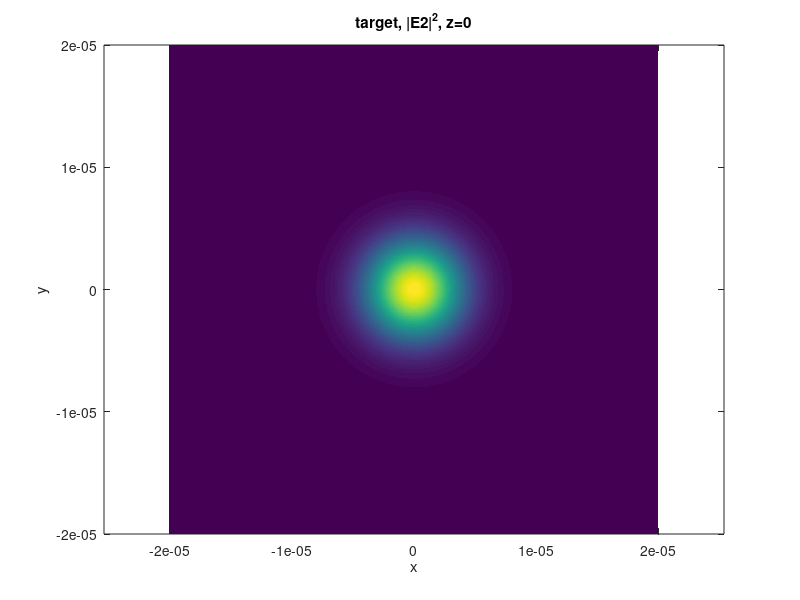
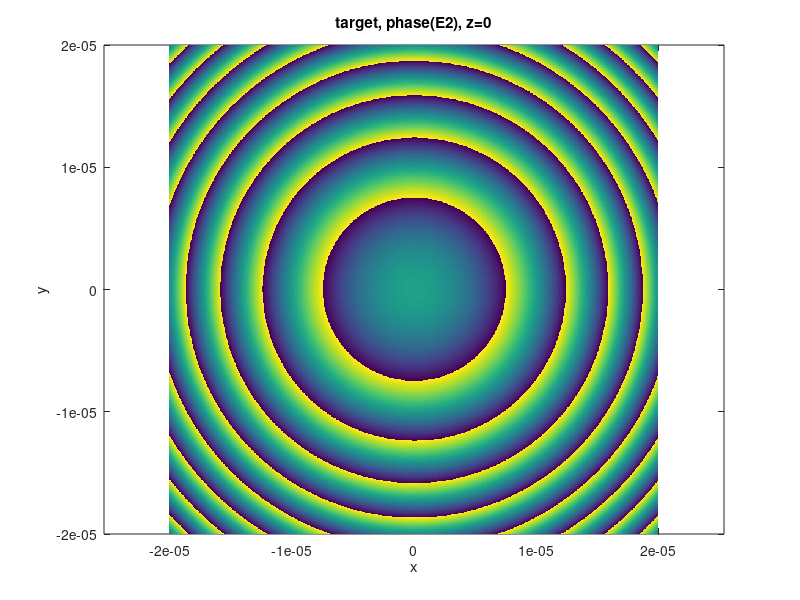

The MATLAB source for these figures, in order: (Note: this script raises an error after producing the figures.)
% design of a tilted grating for a 3D arbitrarily shaped output beam

% assumptions:
% - target field scalar, from scattering formula match |E| in plane (without the vertical component) to target
% - grating tilt angle is the same everywhere (not correct? local change of
%   grating leads to change of effective tilt angle?)
% - neglect diffraction of pump beam

global lam c k0 neff beta w0 sigma dng

% parameters

lam = 780e-9;           % wavelength
k0 = 2*pi/lam;

c = 3e8;

neff = 1.4635;  %NOT IMPLEMENTED EVERYWHERE           % effective index of fundamental mode
beta = neff*k0;         % propagation constant of mode
w0 = 2e-6;              % waist of fundamental mode (vertical)
sigma = 2e-6;           % waist of refractive index profile (vertical)
dng = 1;                % grating index contrast (=1 for design calculation; realistic <=5e-3 ?)


% define target beam (scalar), propagate to grating plane

    % grid in grating plane: horizontal cross section at z=0
    xv = (-20:0.05:20)*1e-6;
    yv = (-20:0.05:20)*1e-6;

    [xx,yy] = meshgrid(xv,yv);

    % target field

    if (1==0)   % plane wave
        %al2 = 120 *pi/180;   % propagation angle, 90deg=vertical
        ntar = [1 1 1];   % direction of propagation
        ntar = ntar/norm(ntar);

        k2x = k0*ntar(1);
        k2y = k0*ntar(2);
        k2z = k0*ntar(3);

        E20 = 0.1;      % target field amplitude - THIS SHOULD NOT HAVE ANY EFFECT

        E2 = E20*exp(1i*(k2x*xx+k2y*yy));
    end

    if (0==0)   % tilted Gaussian
        % al2 = 60 *pi/180;   % propagation angle, 90deg=vertical
        ntar = [0 0 1];   % direction of propagation
        ntar = ntar/norm(ntar);

        w2 = 2.5e-6;
        zfoc = 50e-6;    % distance to focal point
        E20 = 0.1;       % target field amplitude - THIS SHOULD NOT HAVE ANY EFFECT

        zzr = xx*ntar(1) + yy*ntar(2);  % z in rotated frame = projection onto prop. direction
        xxr = sqrt(xx.^2+yy.^2 - zzr.^2);     % x=r in rotated frame = the orth. component to z
        zzr = zzr - zfoc;

        zR = pi*w2^2/lam;
        w2z = w2*sqrt(1+(zzr/zR).^2);
        eta = atan(zzr/zR);
        %Rz = zzr.*(1+(zR./zzr).^2);
        Rzi = zzr./(zzr.^2 + zR^2);        % inverse of curvature

        %E2 = E20 * w2./w2z .* exp(-(xxr./w2z).^2) .* exp(1i*(k0*zzr+k0*xxr./(2*Rz)-eta));
        E2 = E20 * w2./w2z .* exp(-(xxr./w2z).^2) .* exp(1i*(k0*zzr+k0*xxr.^2.*Rzi/2-eta));
    end
    
    figure(1)
    pcolor(xv,yv,abs(E2).^2)    
    xlabel('x'), ylabel('y')
    title(['target, |E2|^2, z=0'])
    shading flat
    axis equal
    
    figure(2)
    pcolor(xv,yv,angle(E2))    
    xlabel('x'), ylabel('y')
    title(['target, phase(E2), z=0'])
    shading flat
    axis equal

% calculate central grating properties (tilt, rotation, period)

[lamgrat0,alphagrat0,alphatilt0] = grating_angles_3D_f2(ntar(1),ntar(2),ntar(3));
lamgrat0 = lamgrat0 * lam;

% at each position, calculate local target propagation direction, local grating period

    % local propagation direction of target field, extracted from E-grid
    kx = -1i * (E2(:,3:end)-E2(:,1:end-2)) / (2*(xv(2)-xv(1)));
    kx = kx ./ E2(:,2:end-1);
    kx = [kx(:,1) kx kx(:,end)];
    kx = real(kx);

    ky = -1i * (E2(3:end,:)-E2(1:end-2,:)) / (2*(yv(2)-yv(1)));
    ky = ky ./ E2(2:end-1,:);
    ky = [ky(1,:); ky; ky(end,:)];
    ky = real(ky);
    
    kz = sqrt(k0^2-kx.^2-ky.^2);

    [lamgrat,alphagrat,alphatilt] = grating_angles_3D_f2(kx,ky,kz);
    lamgrat = lamgrat * lam;

    figure(3)
    subplot(221)
    pcolor(xv,yv,kx)    
    xlabel('x'), ylabel('y')
    title('kx of local target field')
    shading flat
    axis equal
    colorbar
    
    subplot(222)
    pcolor(xv,yv,ky)    
    xlabel('x'), ylabel('y')
    title('ky of local target field')
    shading flat
    axis equal
    colorbar

    subplot(223)
    pcolor(xv,yv,kz)    
    xlabel('x'), ylabel('y')
    title('kz of local target field')
    shading flat
    axis equal
    colorbar

    figure(4)
    subplot(221)
    pcolor(xv,yv,lamgrat)    
    xlabel('x'), ylabel('y')
    title('Local grating period, lamgrat')
    shading flat
    axis equal
    colorbar
    
    subplot(222)
    pcolor(xv,yv,alphagrat*180/pi)    
    xlabel('x'), ylabel('y')
    title('Local grating direction, alphagrat (deg)')
    shading flat
    axis equal
    colorbar

    subplot(223)
    pcolor(xv,yv,alphatilt*180/pi)    
    xlabel('x'), ylabel('y')
    title('Local optimum grating tilt, alphatilt (deg)')
    shading flat
    axis equal
    colorbar

% calculate the modified local grating tilt, given the local grating
% direction if it is written with the central tilt angle

    % for initial development, may just assume that the effective tilt
    % angle is the same as the central tilt angle (i.e. omit this step)

    
% calculate scattering rate for E-field and power (apart from dng factor)

pol = 1;            % =1 horizontal input polarisation; =2 vertical input polarisation
ky = 0*lamgrat;     % transverse prop. constant of pump

[al1,Ex1,Ey1,Ez1] = scatteringrate3_f(lamgrat,alphagrat,alphatilt,ky,pol);

E1norm = sqrt(Ex1.^2+Ey1.^2+Ez1.^2);

    figure(5)
    pcolor(xv,yv,al1)    
    xlabel('x'), ylabel('y')
    title('Scattering efficiency al (1/m) for dng=1')
    shading flat
    axis equal
    colorbar

    figure(6)
    subplot(221)
    pcolor(xv,yv,Ex1./E1norm)    
    xlabel('x'), ylabel('y')
    title('Scattered field pol.: Ex (norm.)')
    shading flat
    axis equal
    colorbar

    subplot(222)
    pcolor(xv,yv,Ey1./E1norm)    
    xlabel('x'), ylabel('y')
    title('Scattered field pol.: Ey (norm.)')
    shading flat
    axis equal
    colorbar

    subplot(223)
    pcolor(xv,yv,Ez1./E1norm)    
    xlabel('x'), ylabel('y')
    title('Scattered field pol.: Ez (norm.)')
    shading flat
    axis equal
    colorbar

% from this, extract dng (to get correct E) - for no pump depletion, this is all
%   NOTE: there would be different possibilities, because the target field is
%   scalar, but the scattered field has polarisation, e.g. trying to match
%   modulus of E-field, match one polarisation, ...
%   NOTE: can also include pump profile here (e.g. Gaussian in transverse
%   direction)

dng1 = abs(E2)./E1norm;
dng1 = dng1/(max(dng1(:)));

    figure(7)
    subplot(221)
    pcolor(xv,yv,dng1)    
    xlabel('x'), ylabel('y')
    title('Grating dng (norm.), no pump depletion')
    shading flat
    axis equal
    colorbar

    subplot(222)
    contour(xv,yv,dng1)    
    xlabel('x'), ylabel('y')
    title('Grating dng (norm.), no pump depletion')
    shading flat
    axis equal
    colorbar

% to include pump depletion, integrate the grating "loss" and scale dng
% accordingly larger with grating propagation distance to maintain correct
% E field

loss = cumsum(dng1.^2 .* al1,2) * (xv(2)-xv(1));

selpump = 2;
if (selpump==1)    % case 1: flat pump at input P=1, choose max dng for pump depletion
    dngbar_max = sqrt(1/max(loss(:,end)));

    dngbar = dngbar_max*0.99;
    P = 1 + 0*xx;
    P = P - dngbar^2*loss;
    dng_full = real(dng1.*dngbar./sqrt(P));
end
if (selpump==2)    % case 2: flat pump at input P=1, choose max dng for fractionial pump depletion
    dngbar_max = sqrt(1/max(loss(:,end)));

    dngbar = dngbar_max*sqrt(0.2);
    P = 1 + 0*xx;
    P = P - dngbar^2*loss;
    dng_full = real(dng1.*dngbar./sqrt(P));
end
if (selpump==3)    % case 3: optimised pump at input, choose max dng for 1/2 pump depletion
    dngbar_max = sqrt(1/max(loss(:,end)));

    dngbar = dngbar_max*0.99;
    P = (dngbar_max^2*loss(:,end))*ones(1,length(xv));
    P = P - dngbar^2*loss;
    dng_full = real(dng1.*dngbar./sqrt(P));
end

%%
    subplot(223)
    pcolor(xv,yv,dng_full)   
    xlabel('x'), ylabel('y')
    title('Grating dng, pump depletion')
    shading flat
    axis equal
    colorbar

    subplot(224)
    contour(xv,yv,dng_full)   
    xlabel('x'), ylabel('y')
    title('Grating dng, pump depletion')
    shading flat
    axis equal
    colorbar
%%
    figure(8)
    ax1 = axes;
    pcolor(1e6*xv,1e6*yv,P);
    xlabel(ax1, 'x/ {\mu}m'), ylabel(ax1, 'y/ {\mu}m')
    shading flat
    a = colorbar;
    ylabel(a,'Intensity/ [a.u.]')
    ax1.FontSize = 30;
    
% combine this grating strength with phase information to produce schematic
% of the full grating (to compare with the holographic results)

xxplot = xx;
yyplot = yy;
zzplot = 0*xx;

%alphagrat0
phi = angle(E2.*exp(-1i*k0*(ntar(1)*xxplot+ntar(2)*yyplot+ntar(3)*zzplot)));

ng = dng_full.*sin(2*pi/lamgrat0*(xxplot*cos(alphagrat0)+yyplot*sin(alphagrat0)-zzplot*tan(alphatilt0)) - phi);
figure(9)
    subplot(221)
    pcolor(xv,yv,ng)    
    xlabel('x'), ylabel('y')
    title('Full grating ng')
    shading flat
    axis equal
    colorbar

xvp = xx(1,:);
zvp = (-3:0.05:3)*1e-6;

[xxplot,zzplot] = meshgrid(xvp,zvp);
yyplot = 0*xxplot;

phip = phi((length(xx(:,1))+1)/2,:);     % phase of target field at y=0
phip = ones(length(zvp),1) * phip;

dng_fullp = dng_full((length(xx(:,1))+1)/2,:);     % dng at y=0
dng_fullp = ones(length(zvp),1) * dng_fullp;

ngp = dng_fullp.*sin(2*pi/lamgrat0*(xxplot*cos(alphagrat0)+yyplot*sin(alphagrat0)-zzplot*tan(alphatilt0)) - phip).*exp(-(zzplot/sigma).^2);

    subplot(222)
    pcolor(xvp,zvp,ngp)    
    xlabel('x'), ylabel('z')
    title('Full grating ng')
    shading flat
    axis equal
    colorbar

% finally, calculate the scattered field including phase information,
% propagate to target position, check result
%%
f = figure(11);
f.Position
ax1 = axes;
pl1  = pcolor(1e6*xv,1e6*yv,ng);
shading interp
% clim([-.6, .6])

ax2  = axes;
pl2  = pcolor(1e6*xvp,1e6*zvp,ngp);
shading interp
% colormap(ax2, 'jet')
ylim([-2.5, 2.5])
% clim([-.6, .6])

ax1.XTick = [];

% Define the size of the plot
ax1_height = .7;
ax2_height = .12;

set(ax1, 'Position',[.13 .28 .685 ax1_height]);
set(ax2, 'Position',[.13 .12 .685 ax2_height]);

cb1 = colorbar(ax1,'Position',[.83 .28 .04 ax1_height]);
cb2 = colorbar(ax2,'Position',[.83 .12 .04 ax2_height]);

xlabel(ax2, 'x/ {\mu}m')
ylabel(ax1, 'y/ {\mu}m')
ylabel(cb1, '{\Delta}n_g')

ax1.FontSize = 30;
ax2.FontSize = 30;


